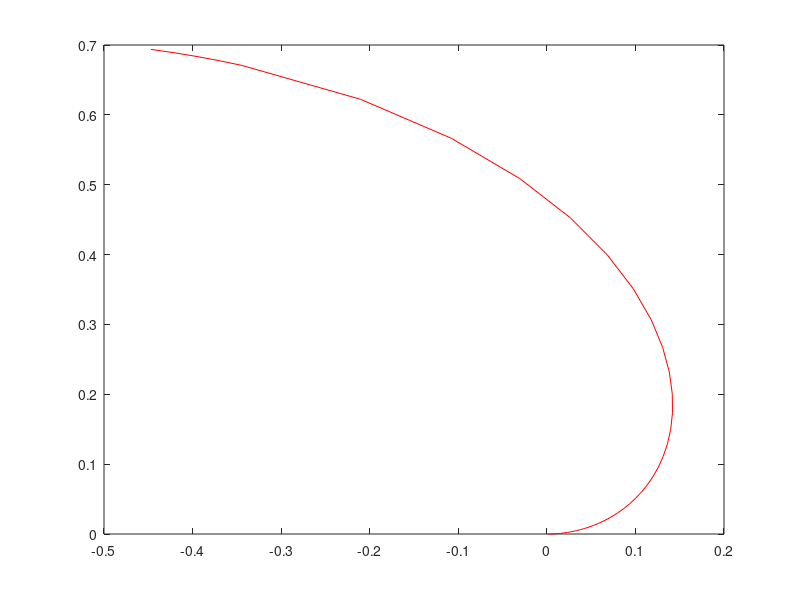

The MATLAB script that drew this image:
clear,clc
eta1 = 0;
eta2 = 0.4;
tspan = [0,3];
D1 = 0.01;
D2 = 0.01;
out1=0.049123577773571014;
out2=0.2129303216934204;

y0 = [0.001 out1 0.001 out2];
% out1 = -6.104436; out2 = -1.0454503;
% y0 = [-1 out1 0 out2];

%dy1 = @(t,y)[y(2);(y(1)-y(1)^3-y(1)*y(3)^2-eta1)*(1-3*y(1)^2-y(3)^2)+2*y(1)*y(3)*((1+y(1)^2)*y(3)+eta2)-4*y(1);y(4);-(y(1)-y(1)^3-y(1)*y(3)^2-eta1)*y(1)*y(3)+((1+y(1)^2)*y(3)+eta2)*(1+y(1)^2)-2*y(3)];
dy = @(t, y)[y(2); y(1)+y(1)*y(3)^2*(sin(y(3))^2/D1+cos(y(3))^2/D2)/(cos(y(3))^2/D1+sin(y(3))^2/D2);y(4);y(3)+sin(y(3))*cos(y(3))*(1/D2-1/D1)*(1-y(3)^2)/(sin(y(3))^2/D1+cos(y(3))^2/D2)];
%dy = @(t,y)[y(2);(y(1)-y(1)^3-y(1)*y(3)^2-eta1)*(1-3*y(1)^2-y(3)^2)+2*y(1)*y(3)*((1+y(1)^2)*y(3)+eta2)+3-y(1);y(4);-(y(1)-y(1)^3-y(1)*y(3)^2-eta1)*y(1)*y(3)+((1+y(1)^2)*y(3)+eta2)*(1+y(1)^2)-y(3)];

[x,u2] = ode45(dy,tspan,y0);
%plot(x,u2(:,1),'r');
u2(:,1);   %solution vector r 
u2(:,3); % solution vector theta
%X1(1,i*j)=out1(i); % initial velocity dot(r)
%X1(2,i*j)=out2(j);  % initial velocity dot(theta)
%X1(3,i*j)=u2(end,1)*cos(u2(end,3)); %transform to E-coordinate-x
%X1(4,i*j)=u2(end,1)*sin(u2(end,3)); %transform to E-coordinate-y
%X1(3,i*j)=u2(end,1);% the final point r at time T
%X1(4,i*j)=u2(end,2);% the final point theta at time T
%plot(u2(:,1),u2(:,3),'g')
plot(u2(:,1).*cos(u2(:,3)),u2(:,1).*sin(u2(:,3)),'r')
hold on;
%w=0:0.01:2*pi;
%plot(cos(w),sin(w))
